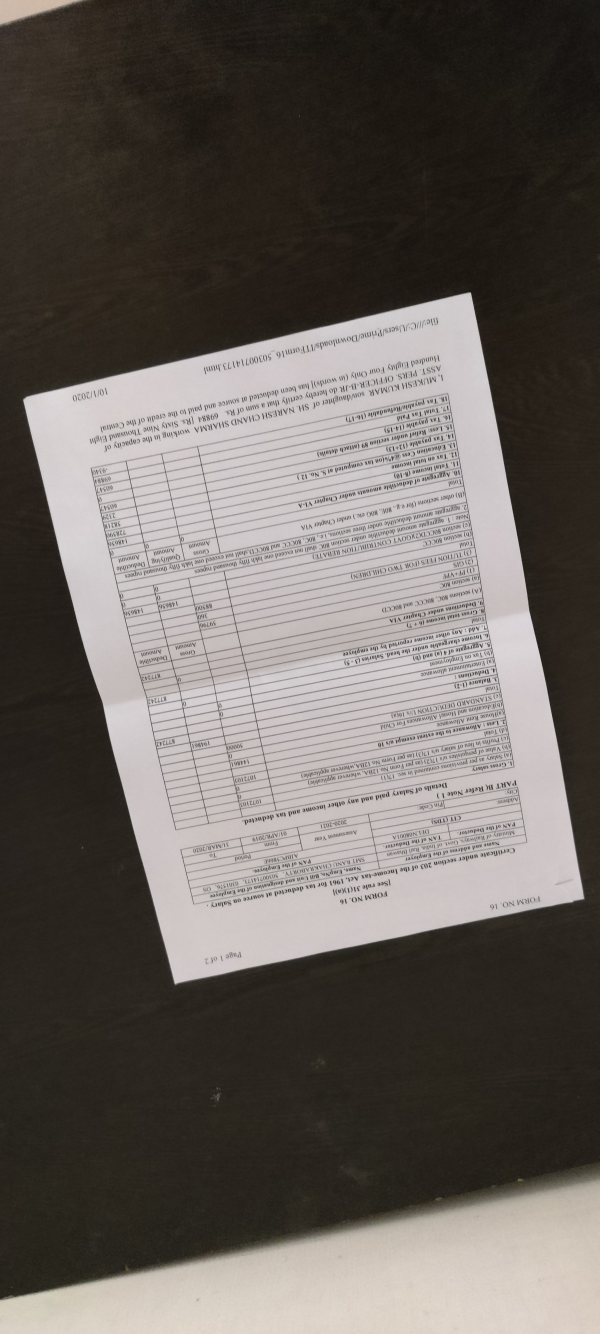
#> input picture inputs/img1.jpg, 1800 x 4000 px (shown at 1/3 size); its folder holds only this picture in this run
$ python align.py
#> lines starting #> are read from the running program, lines starting #| are printed output that depends on the picture; after the words box and inside, x2 and y2 are one past the last pixel; in counts of white or black regions, pixels touching at a corner belong together
#> further down, img is the input picture: shape (4000, 1800, 3); mean B, G, R 93.1, 97.8, 103.9
import cv2
import numpy as np
import glob


def order_points(pts):
	'''Rearrange coordinates to order:
       top-left, top-right, bottom-right, bottom-left'''
	rect = np.zeros((4, 2), dtype='float32')
	pts = np.array(pts)
	s = pts.sum(axis=1)
	# Top-left point will have the smallest sum.
	rect[0] = pts[np.argmin(s)]
    # Bottom-right point will have the largest sum.
	rect[2] = pts[np.argmax(s)]

	diff = np.diff(pts, axis=1)
    # Top-right point will have the smallest difference.
	rect[1] = pts[np.argmin(diff)]
    # Bottom-left will have the largest difference.
	rect[3] = pts[np.argmax(diff)]
	# return the ordered coordinates
	return rect.astype('int').tolist()


def scan(img):

    dim_limit = 1080
    max_dim = max(img.shape)
#> max_dim = 4000
    if max_dim > dim_limit:
        resize_scale = dim_limit/max_dim
#> resize_scale = 0.27
        img = cv2.resize(img, None, fx=resize_scale, fy=resize_scale)
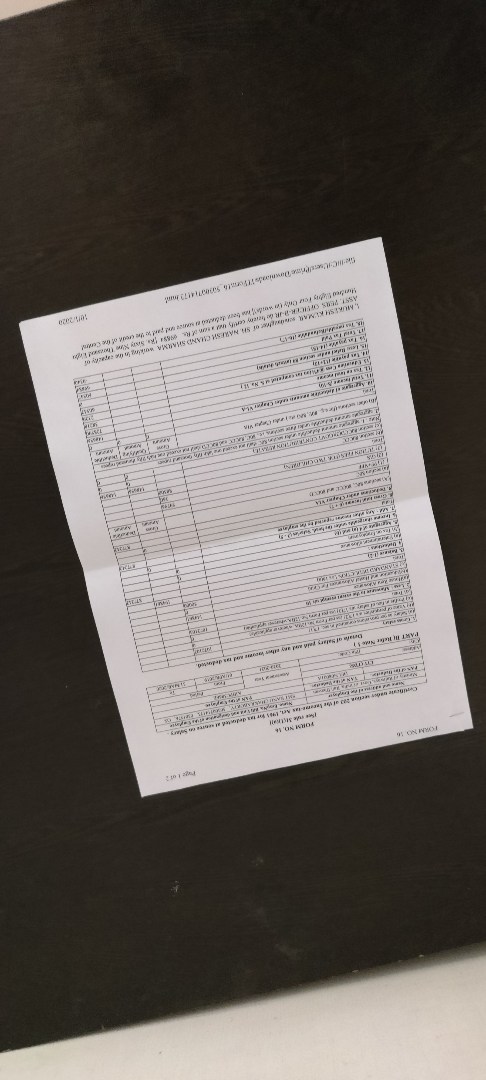
#> img: shape (1080, 486, 3); mean of channels 0, 1, 2 93, 97.7, 103.8; drawn as B, G, R

    orig_img = img.copy()
    # Repeated Closing operation to remove text from the document.
    kernel = np.ones((5,5),np.uint8)
    img = cv2.morphologyEx(img, cv2.MORPH_CLOSE, kernel, iterations= 5)
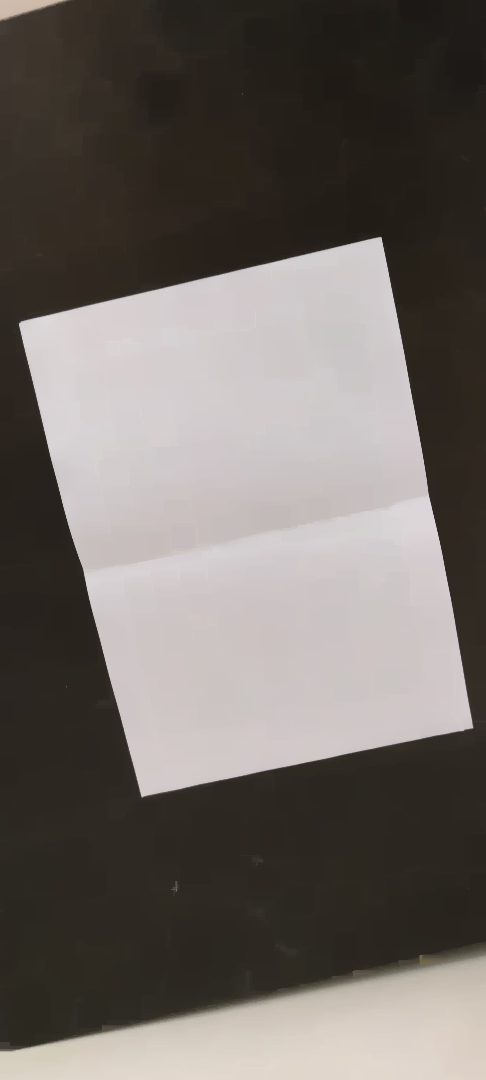
#> img: shape (1080, 486, 3); mean of channels 0, 1, 2 100.1, 104.7, 110.9; drawn as B, G, R
    gray = cv2.cvtColor(img, cv2.COLOR_BGR2GRAY)
    gray = cv2.GaussianBlur(gray, (11, 11), 0)
    # Edge Detection.
    canny = cv2.Canny(gray, 0, 200)
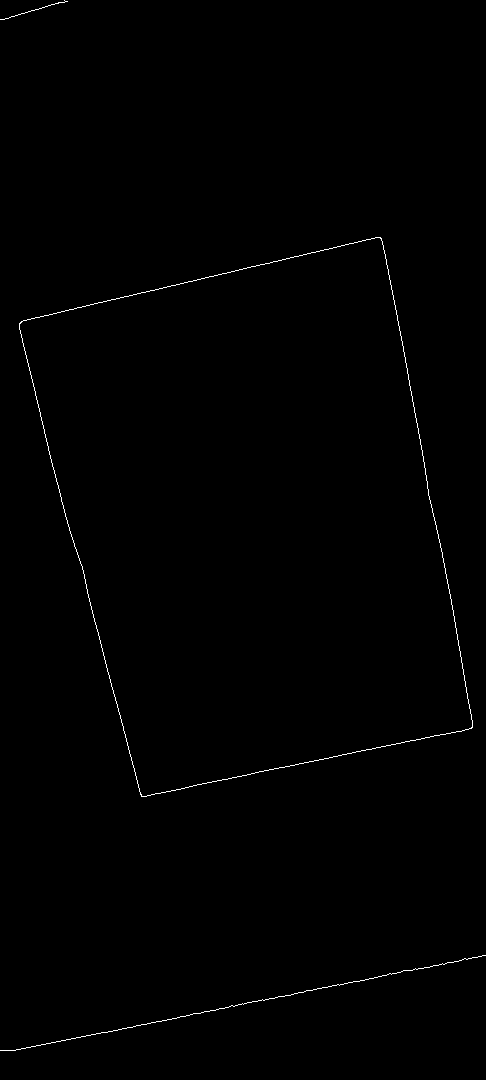
#> canny: shape (1080, 486); 0.42% white in thin lines or dots
    canny = cv2.dilate(canny, cv2.getStructuringElement(cv2.MORPH_ELLIPSE,(21,21)))
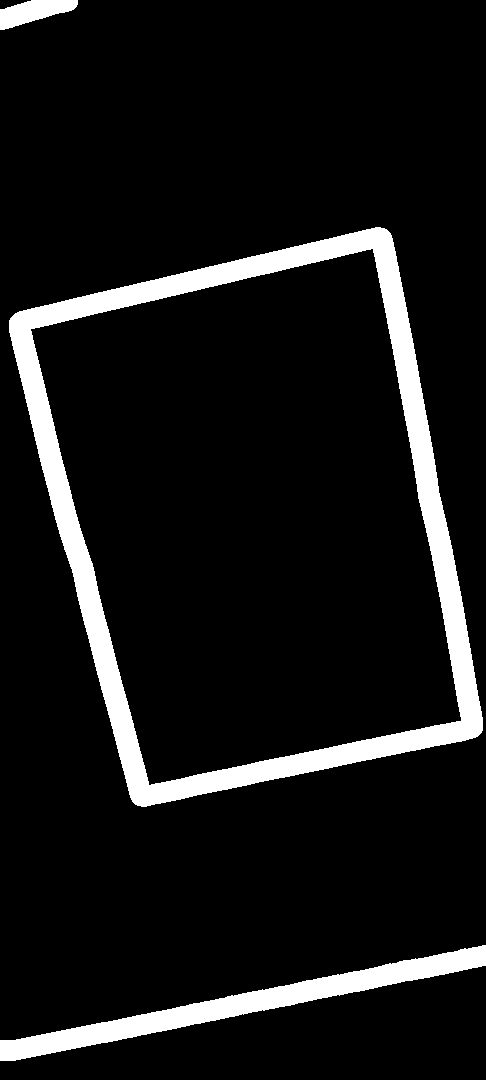
#> canny: shape (1080, 486); 9.1% white; 3 white regions

    # Finding contours for the detected edges.
    contours, hierarchy = cv2.findContours(canny, cv2.RETR_LIST, cv2.CHAIN_APPROX_SIMPLE)
#> contours = 4 contours; box (x1, y1, x2, y2) and area: (9, 227, 483, 807) 194588, (30, 248, 462, 786) 160223, (0, 945, 486, 1061) 9751, (0, 0, 78, 30) 1274
    # Keeping only the largest detected contour.
    page = sorted(contours, key=cv2.contourArea, reverse=True)[:5]
#> page has the same summary as contours

    # Detecting Edges through Contour approximation
    if len(page) == 0:
        return orig_img
    # loop over the contours
    for c in page:
        # approximate the contour
        epsilon = 0.02 * cv2.arcLength(c, True)
        corners = cv2.approxPolyDP(c, epsilon, True)
        # if our approximated contour has four points
        if len(corners) == 4:
            break
#> this loop made 1 pass
#> (epsilon, corners) on pass 1: (37.48, [[384, 228], [9, 320], [137, 805], [482, 730]])
    # Sorting the corners and converting them to desired shape.
    corners = sorted(np.concatenate(corners).tolist())
#> corners = [[9, 320], [137, 805], [384, 228], [482, 730]]
    # For 4 corner points being detected.
    # Rearranging the order of the corner points.
    corners = order_points(corners)
#> in order_points, `s = pts.sum(axis=1)`: s = [329, 942, 612, 1212]
#> in order_points, `diff = np.diff(pts, axis=1)`: diff = [311, 668, -156, 248]
#> corners = [[9, 320], [384, 228], [482, 730], [137, 805]]

    # Finding Destination Co-ordinates
    w1 = np.sqrt((corners[0][0] - corners[1][0]) ** 2 + (corners[0][1] - corners[1][1]) ** 2)
#> w1 = 386.1
    w2 = np.sqrt((corners[2][0] - corners[3][0]) ** 2 + (corners[2][1] - corners[3][1]) ** 2)
#> w2 = 353.1
    # Finding the maximum width.
    w = max(int(w1), int(w2))
#> w = 386

    h1 = np.sqrt((corners[0][0] - corners[2][0]) ** 2 + (corners[0][1] - corners[2][1]) ** 2)
#> h1 = 626
    h2 = np.sqrt((corners[1][0] - corners[3][0]) ** 2 + (corners[1][1] - corners[3][1]) ** 2)
#> h2 = 627.6
    # Finding the maximum height.
    h = max(int(h1), int(h2))
#> h = 627

    # Final destination co-ordinates.
    destination_corners = order_points(np.array([[0, 0], [w - 1, 0], [0, h - 1], [w - 1, h - 1]]))
#> destination_corners = [[0, 0], [385, 0], [385, 626], [0, 626]]

    h, w = orig_img.shape[:2]
#> h = 1080; w = 486
    # Getting the homography.
    homography, mask = cv2.findHomography(np.float32(corners), np.float32(destination_corners), method=cv2.RANSAC, ransacReprojThreshold=3.0)
#> homography = [[0.931, -0.246, 70.25], [0.258, 1.05, -338.3], [1.03e-05, -0.000168, 1]]; mask = [1, 1, 1, 1]
    # Perspective transform using homography.
    un_warped = cv2.warpPerspective(orig_img, np.float32(homography), (w, h), flags=cv2.INTER_LINEAR)
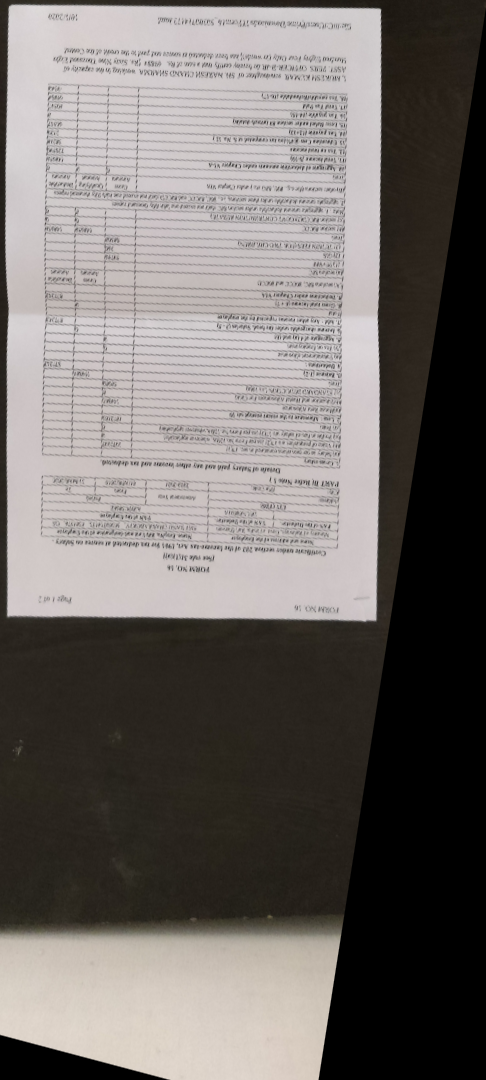
#> un_warped: shape (1080, 486, 3); mean of channels 0, 1, 2 106.3, 109.2, 114.5; drawn as B, G, R
    # Crop
    final = un_warped[:destination_corners[2][1], :destination_corners[2][0]]
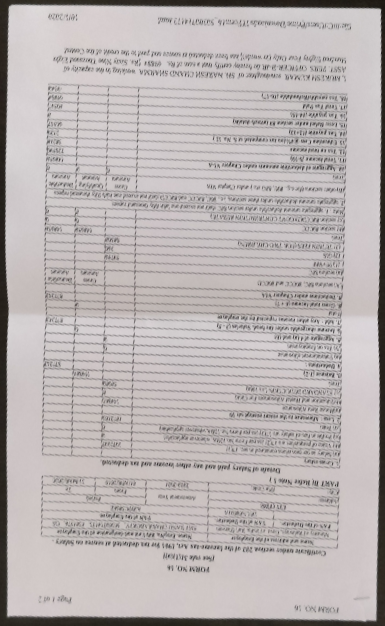
#> final: shape (626, 385, 3); mean of channels 0, 1, 2 178.9, 179, 185.6; drawn as B, G, R
    return final


for img_path in glob.glob('inputs/*.jpg'):
    try:
        img = cv2.imread(img_path)
        print(img_path)

        scanned_img = scan(img)

        # cv2.imshow("scanner", scanned_img)
        cv2.imwrite('outputs/'+img_path.split('/')[-1], scanned_img)
        print("scanned")

        key = cv2.waitKey(0)
#> (key Esc is pressed here)
        if key == 27:
            break
    except:
        print('fail')

cv2.destroyAllWindows()
